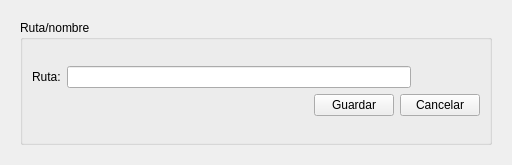
<?xml version="1.0" encoding="UTF-8"?>
<ui version="4.0">
 <class>open_save</class>
 <widget class="QDialog" name="open_save">
  <property name="geometry">
   <rect>
    <x>0</x>
    <y>0</y>
    <width>512</width>
    <height>165</height>
   </rect>
  </property>
  <property name="windowTitle">
   <string>Dialog</string>
  </property>
  <layout class="QGridLayout" name="gridLayout_2">
   <item row="0" column="0">
    <widget class="QStackedWidget" name="area">
     <property name="currentIndex">
      <number>1</number>
     </property>
     <widget class="QWidget" name="page">
      <layout class="QGridLayout" name="gridLayout">
       <item row="0" column="0">
        <layout class="QVBoxLayout" name="verticalLayout">
         <item>
          <layout class="QHBoxLayout" name="horizontalLayout">
           <item>
            <widget class="QLabel" name="label">
             <property name="text">
              <string>Ruta:</string>
             </property>
            </widget>
           </item>
           <item>
            <widget class="QLineEdit" name="lineEdit"/>
           </item>
           <item>
            <widget class="QPushButton" name="pushButton">
             <property name="text">
              <string/>
             </property>
             <property name="icon">
              <iconset resource="iconos.qrc">
               <normaloff>:/new/prefix1/iconos/ruta.png</normaloff>:/new/prefix1/iconos/ruta.png</iconset>
             </property>
             <property name="flat">
              <bool>true</bool>
             </property>
            </widget>
           </item>
          </layout>
         </item>
         <item>
          <widget class="QDialogButtonBox" name="buttonBox">
           <property name="standardButtons">
            <set>QDialogButtonBox::Cancel|QDialogButtonBox::Ok</set>
           </property>
          </widget>
         </item>
        </layout>
       </item>
      </layout>
     </widget>
     <widget class="QWidget" name="page_2">
      <layout class="QGridLayout" name="gridLayout_4">
       <item row="0" column="0">
        <widget class="QGroupBox" name="groupBox">
         <property name="title">
          <string>Ruta/nombre</string>
         </property>
         <layout class="QGridLayout" name="gridLayout_3">
          <item row="0" column="0">
           <layout class="QVBoxLayout" name="verticalLayout_2">
            <item>
             <layout class="QHBoxLayout" name="horizontalLayout_3">
              <item>
               <widget class="QLabel" name="label_2">
                <property name="text">
                 <string>Ruta:</string>
                </property>
               </widget>
              </item>
              <item>
               <widget class="QLineEdit" name="rutaGuardar"/>
              </item>
              <item>
               <widget class="QLabel" name="extension">
                <property name="text">
                 <string>     </string>
                </property>
               </widget>
              </item>
              <item>
               <widget class="QPushButton" name="BuscarrutaGuardar">
                <property name="text">
                 <string/>
                </property>
                <property name="icon">
                 <iconset resource="iconos.qrc">
                  <normaloff>:/new/prefix1/iconos/ruta.png</normaloff>:/new/prefix1/iconos/ruta.png</iconset>
                </property>
                <property name="flat">
                 <bool>true</bool>
                </property>
               </widget>
              </item>
             </layout>
            </item>
            <item>
             <layout class="QHBoxLayout" name="horizontalLayout_2">
              <item>
               <spacer name="horizontalSpacer">
                <property name="orientation">
                 <enum>Qt::Horizontal</enum>
                </property>
                <property name="sizeHint" stdset="0">
                 <size>
                  <width>40</width>
                  <height>20</height>
                 </size>
                </property>
               </spacer>
              </item>
              <item>
               <widget class="QPushButton" name="guardar">
                <property name="text">
                 <string>Guardar</string>
                </property>
               </widget>
              </item>
              <item>
               <widget class="QPushButton" name="cancelar">
                <property name="text">
                 <string>Cancelar</string>
                </property>
               </widget>
              </item>
             </layout>
            </item>
           </layout>
          </item>
         </layout>
        </widget>
       </item>
      </layout>
     </widget>
    </widget>
   </item>
  </layout>
 </widget>
 <resources>
  <include location="iconos.qrc"/>
 </resources>
 <connections/>
</ui>
